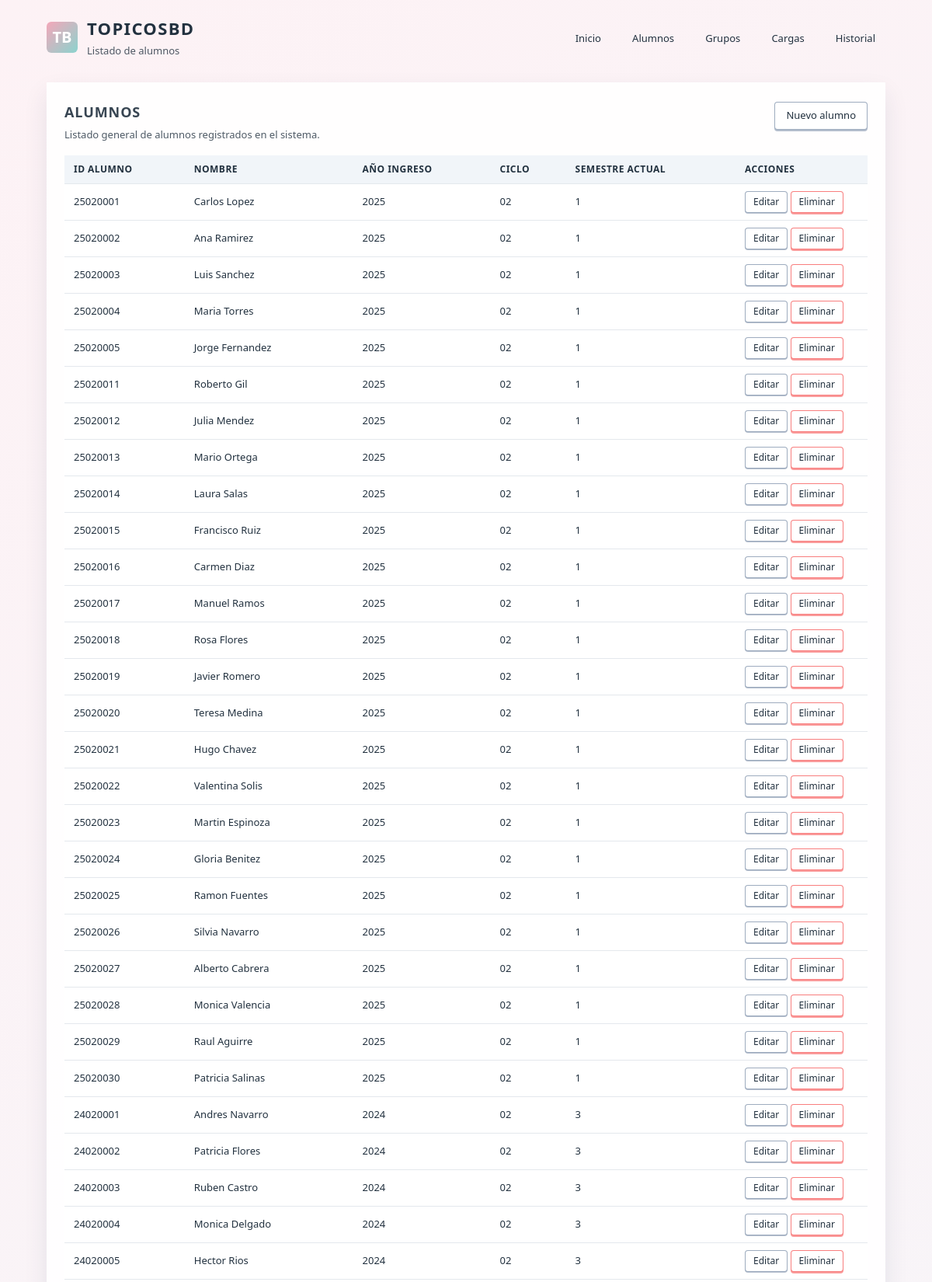
Screenshot of /?m=alumnos&a=index (upper part) with the database file from the repository.
### tables this page shows
CREATE TABLE alumno (
    id_alumno       CHAR(8)      NOT NULL,
    anio_ingreso    SMALLINT     NOT NULL,
    ciclo_ingreso   CHAR(2)      NOT NULL,
    nombre          VARCHAR(100) NOT NULL,
    semestre_actual TINYINT      NOT NULL,
    PRIMARY KEY (id_alumno),
    CONSTRAINT ck_alumno_ciclo
        CHECK (ciclo_ingreso IN ('01','02')),
    CONSTRAINT ck_alumno_sem
        CHECK (semestre_actual IN (1,3,5))
);

### src/controllers/StudentController.php (called while the page is built, shortened)
<?php
require_once __DIR__ . '/../models/StudentModel.php';
class StudentController
{
    private StudentModel $model;
    public function __construct()
    {
        $this->model = new StudentModel();
    }
    public function index(): void
    {
        $students = $this->model->getAll();
        require __DIR__ . '/../views/layout/header.php';
        require __DIR__ . '/../views/students/index.php';
        require __DIR__ . '/../views/layout/footer.php';
    }
}

### src/models/StudentModel.php (called while the page is built, shortened)
<?php
class StudentModel
{
    public function getAll(): array
    {
        $pdo = db();
        $sql = "SELECT id_alumno, anio_ingreso, ciclo_ingreso, nombre, semestre_actual
                FROM alumno
                ORDER BY semestre_actual, id_alumno";
        $stmt = $pdo->query($sql);
        return $stmt->fetchAll();
    }
}

### src/views/students/index.php (the view, shortened to what this page needs)
<section class="tb-section">
    <div class="tb-section-header">
        <div>
            <h2 class="tb-section-title">Alumnos</h2>
            <p class="tb-section-subtitle">
                Listado general de alumnos registrados en el sistema.
            </p>
        </div>
        <div>
            <a href="index.php?m=alumnos&a=create" class="tb-btn">Nuevo alumno</a>
        </div>
    </div>
    <?php if (empty($students)): ?>
        <p>No hay alumnos registrados.</p>
    <?php else: ?>
        <div class="tb-table-wrapper">
            <table class="tb-table">
                <thead>
                <tr>
                    <th>ID alumno</th>
                    <th>Nombre</th>
                    <th>Año ingreso</th>
                    <th>Ciclo</th>
                    <th>Semestre actual</th>
                    <th class="tb-col-actions">Acciones</th>
                </tr>
                </thead>
                <tbody>
                <?php foreach ($students as $alumno): ?>
                    <tr>
                        <td><?= htmlspecialchars($alumno['id_alumno'], ENT_QUOTES, 'UTF-8') ?></td>
                        <td><?= htmlspecialchars($alumno['nombre'], ENT_QUOTES, 'UTF-8') ?></td>
                        <td><?= htmlspecialchars((string)$alumno['anio_ingreso'], ENT_QUOTES, 'UTF-8') ?></td>
                        <td><?= htmlspecialchars($alumno['ciclo_ingreso'], ENT_QUOTES, 'UTF-8') ?></td>
                        <td><?= htmlspecialchars((string)$alumno['semestre_actual'], ENT_QUOTES, 'UTF-8') ?></td>
                        <td class="tb-col-actions">
                            <a href="index.php?m=alumnos&a=edit&id=<?= urlencode($alumno['id_alumno']) ?>"
                               class="tb-btn tb-btn-small">
                                Editar
                            </a>
                            <a href="index.php?m=alumnos&a=delete&id=<?= urlencode($alumno['id_alumno']) ?>"
                               class="tb-btn tb-btn-small tb-btn-danger"
                               onclick="return confirm('¿Seguro que deseas eliminar este alumno? Esta acción no se puede deshacer.');">
                                Eliminar
                            </a>
                        </td>
                    </tr>
                <?php endforeach; ?>
                </tbody>
            </table>
        </div>
    <?php endif; ?>
</section>

### assets/css/topicosbd.css (style rules this page uses)
:root { --tb-bg-top: #fdf2f5; --tb-bg-bottom: #f3f7fb; --tb-pink: #f4a7b9; --tb-teal: #8bd3ce; --tb-peach: #f8c29b; --tb-sand: #f3e2c5; --tb-ink: #22313f; --tb-card-bg: #ffffff; --tb-border-soft: rgba(19, 35, 47, 0.08); --tb-radius-card: 0px; --tb-radius-btn: 4px; --tb-radius-chip: 4px; --tb-radius-input: 4px; --tb-radius-alert: 4px; --tb-shadow-soft: 0 14px 30px rgba(24, 39, 75, 0.09); --tb-shadow-hover: 0 18px 40px rgba(15, 23, 42, 0.14); --tb-font-main: system-ui, -apple-system, BlinkMacSystemFont, "DM Sans", sans-serif; --tb-font-title: "Josefin Sans", system-ui, -apple-system, sans-serif; }
*, *::before, *::after { box-sizing: border-box; }
body.tb-body { margin: 0; min-height: 100vh; font-family: var(--tb-font-main); color: var(--tb-ink); background: linear-gradient(145deg, var(--tb-bg-top), var(--tb-bg-bottom)); line-height: 1.5; }
.tb-section { margin-top: 18px; background: rgba(255, 255, 255, 0.9); border-radius: var(--tb-radius-card); padding: 24px 22px 26px; box-shadow: var(--tb-shadow-soft); border: 1px solid rgba(255, 255, 255, 0.9); }
.tb-section-title { margin: 0; font-family: var(--tb-font-title); font-size: 18px; letter-spacing: 0.05em; text-transform: uppercase; opacity: 0.9; }
.tb-section-subtitle { margin: 6px 0 0; font-size: 13px; opacity: 0.8; }
.tb-section-header { display: flex; align-items: flex-start; justify-content: space-between; gap: 14px; margin-bottom: 16px; }
.tb-btn { display: inline-flex; align-items: center; justify-content: center; padding: 7px 14px; font-size: 13px; font-weight: 500; text-decoration: none; color: var(--tb-ink); background: #ffffff; border-radius: var(--tb-radius-btn); border: 1px solid rgba(148, 163, 184, 0.9); box-shadow: 0 2px 0 rgba(148, 163, 184, 0.7); transform: translateY(0); transition: background-color 0.12s ease-out, box-shadow 0.12s ease-out, transform 0.12s ease-out; cursor: pointer; }
.tb-btn-small { padding: 4px 10px; font-size: 12px; box-shadow: 0 1px 0 rgba(148, 163, 184, 0.7); }
.tb-btn-danger { border-color: rgba(248, 113, 113, 0.9); box-shadow: 0 2px 0 rgba(248, 113, 113, 0.7); }
.tb-table-wrapper { width: 100%; overflow-x: auto; margin-top: 10px; }
.tb-table { width: 100%; border-collapse: collapse; font-size: 13px; background: #ffffff; border-radius: var(--tb-radius-card); overflow: hidden; }
.tb-table thead { background: #f1f5f9; }
.tb-table th, .tb-table td { padding: 9px 12px; border-bottom: 1px solid rgba(148, 163, 184, 0.25); text-align: left; }
.tb-table th { font-weight: 600; font-size: 12px; text-transform: uppercase; letter-spacing: 0.04em; }
.tb-col-actions { width: 170px; text-align: right; }
.tb-card, .tb-section { animation: fadeInScale 0.3s ease-out forwards; }

### rows the page displays
alumno: id_alumno "25020001", nombre "Carlos Lopez", anio_ingreso "2025", ciclo_ingreso "02", semestre_actual "1"
alumno: id_alumno "25020002", nombre "Ana Ramirez", anio_ingreso "2025", ciclo_ingreso "02", semestre_actual "1"
alumno: id_alumno "25020003", nombre "Luis Sanchez", anio_ingreso "2025", ciclo_ingreso "02", semestre_actual "1"
alumno: id_alumno "25020004", nombre "Maria Torres", anio_ingreso "2025", ciclo_ingreso "02", semestre_actual "1"
alumno: id_alumno "25020005", nombre "Jorge Fernandez", anio_ingreso "2025", ciclo_ingreso "02", semestre_actual "1"
alumno: id_alumno "25020011", nombre "Roberto Gil", anio_ingreso "2025", ciclo_ingreso "02", semestre_actual "1"
alumno: id_alumno "25020012", nombre "Julia Mendez", anio_ingreso "2025", ciclo_ingreso "02", semestre_actual "1"
alumno: id_alumno "25020013", nombre "Mario Ortega", anio_ingreso "2025", ciclo_ingreso "02", semestre_actual "1"
alumno: id_alumno "25020014", nombre "Laura Salas", anio_ingreso "2025", ciclo_ingreso "02", semestre_actual "1"
alumno: id_alumno "25020015", nombre "Francisco Ruiz", anio_ingreso "2025", ciclo_ingreso "02", semestre_actual "1"
alumno: id_alumno "25020016", nombre "Carmen Diaz", anio_ingreso "2025", ciclo_ingreso "02", semestre_actual "1"
alumno: id_alumno "25020017", nombre "Manuel Ramos", anio_ingreso "2025", ciclo_ingreso "02", semestre_actual "1"
alumno: id_alumno "25020018", nombre "Rosa Flores", anio_ingreso "2025", ciclo_ingreso "02", semestre_actual "1"
alumno: id_alumno "25020019", nombre "Javier Romero", anio_ingreso "2025", ciclo_ingreso "02", semestre_actual "1"
alumno: id_alumno "25020020", nombre "Teresa Medina", anio_ingreso "2025", ciclo_ingreso "02", semestre_actual "1"
alumno: id_alumno "25020021", nombre "Hugo Chavez", anio_ingreso "2025", ciclo_ingreso "02", semestre_actual "1"
alumno: id_alumno "25020022", nombre "Valentina Solis", anio_ingreso "2025", ciclo_ingreso "02", semestre_actual "1"
alumno: id_alumno "25020023", nombre "Martin Espinoza", anio_ingreso "2025", ciclo_ingreso "02", semestre_actual "1"
alumno: id_alumno "25020024", nombre "Gloria Benitez", anio_ingreso "2025", ciclo_ingreso "02", semestre_actual "1"
alumno: id_alumno "25020025", nombre "Ramon Fuentes", anio_ingreso "2025", ciclo_ingreso "02", semestre_actual "1"
alumno: id_alumno "25020026", nombre "Silvia Navarro", anio_ingreso "2025", ciclo_ingreso "02", semestre_actual "1"
alumno: id_alumno "25020027", nombre "Alberto Cabrera", anio_ingreso "2025", ciclo_ingreso "02", semestre_actual "1"
alumno: id_alumno "25020028", nombre "Monica Valencia", anio_ingreso "2025", ciclo_ingreso "02", semestre_actual "1"
alumno: id_alumno "25020029", nombre "Raul Aguirre", anio_ingreso "2025", ciclo_ingreso "02", semestre_actual "1"
alumno: id_alumno "25020030", nombre "Patricia Salinas", anio_ingreso "2025", ciclo_ingreso "02", semestre_actual "1"
alumno: id_alumno "24020001", nombre "Andres Navarro", anio_ingreso "2024", ciclo_ingreso "02", semestre_actual "3"
alumno: id_alumno "24020002", nombre "Patricia Flores", anio_ingreso "2024", ciclo_ingreso "02", semestre_actual "3"
alumno: id_alumno "24020003", nombre "Ruben Castro", anio_ingreso "2024", ciclo_ingreso "02", semestre_actual "3"
alumno: id_alumno "24020004", nombre "Monica Delgado", anio_ingreso "2024", ciclo_ingreso "02", semestre_actual "3"
alumno: id_alumno "24020005", nombre "Hector Rios", anio_ingreso "2024", ciclo_ingreso "02", semestre_actual "3"
